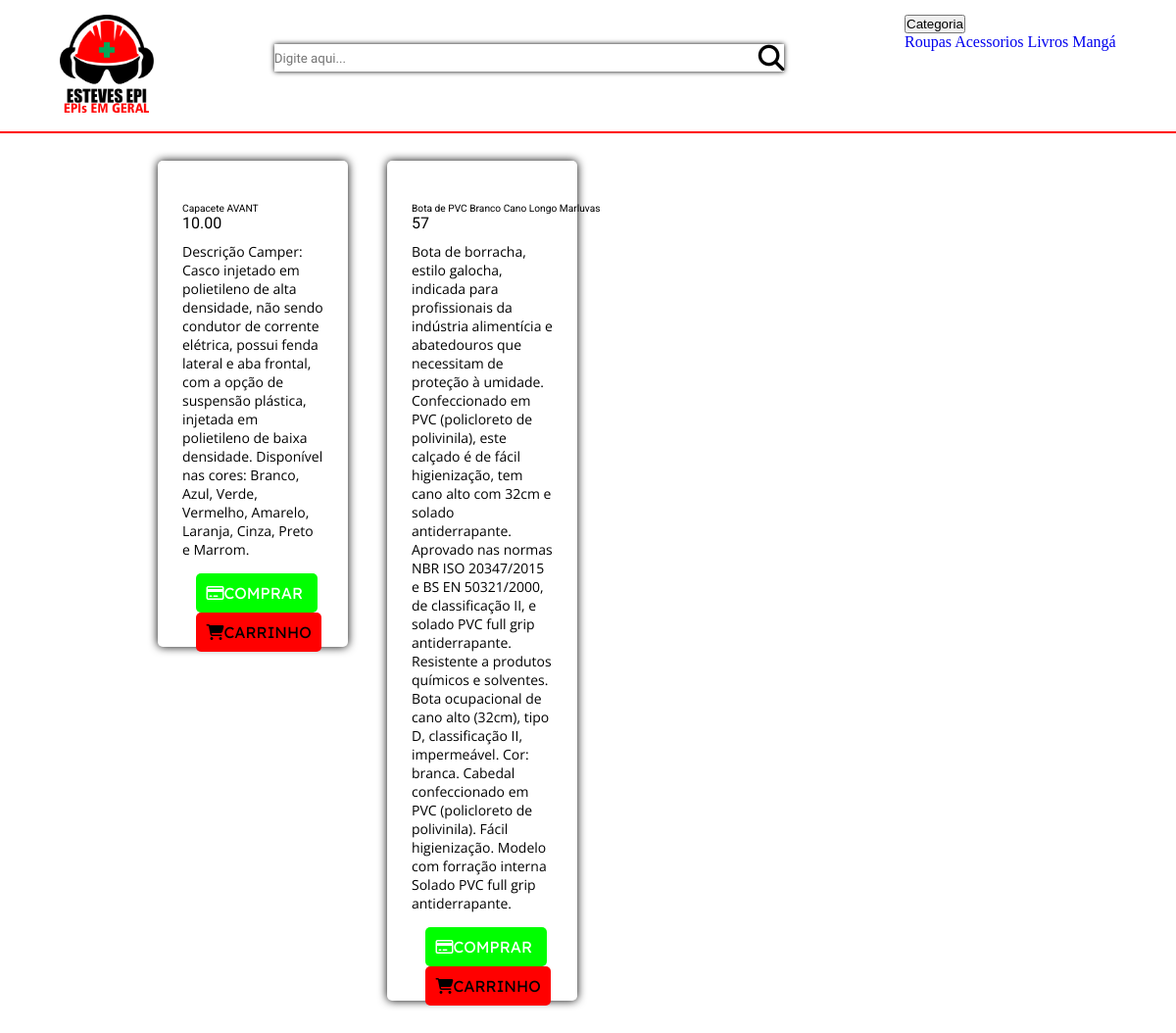
The page /php/carrinho.php on the database its author committed.
### tables this page shows
CREATE TABLE `produtos` (
  `id` int(11) NOT NULL,
  `nome` varchar(255) DEFAULT NULL,
  `marca` varchar(255) DEFAULT NULL,
  `tamanho` varchar(255) DEFAULT NULL,
  `categoria` varchar(255) DEFAULT NULL,
  `info` text DEFAULT NULL,
  `preco` varchar(255) DEFAULT NULL,
  `img` varchar(255) DEFAULT NULL,
  `quant` int(11) NOT NULL
);

### php/carrinho.php (the view, shortened to what this page needs)
<!DOCTYPE html>
<html lang="pt-BR">
    <head>
        <link rel="stylesheet" href="../css/estilo_base_css.css">
        <link rel="stylesheet" href="../css/card_p.css">
    </head>
    <body>
        <nav>
        <a href="../index.php"><img src="../img/logo esteves epi.png" class="logo"></a>
            <div class="camp_search">
                <form action="php/pesquisa.php" method="get">
                <input type="text" name="s" id="search" placeholder="Digite aqui...">
                    <button type="submit" style="background-color: transparent; color: transparent; border: 0px;"><i class="fa-solid fa-magnifying-glass fa-2xl" style="color: black; cursor: pointer;"></i></button>
                </form>
            </div>
                <div class="drop_conteiner">
                    <button id="btt_drop">Categoria</button>
                        <div class="conteudo_drop">
                            <a href="#">Roupas</a>
                            <a href="#">Acessorios</a>
                            <a href="#">Livros</a>
                            <a href="php/pesquisa.php" name="vitor">Mangá</a>
                        </div>
                </div>
        </nav>
        <div class="container">
        <?php
            $dbh = new PDO('mysql:host=localhost;dbname=epi', 'root', '');
            $sth = $dbh->prepare('SELECT * FROM produtos');
            $sth->execute();
            $resultados = $sth->fetchAll(PDO::FETCH_ASSOC);
            foreach($resultados as $i) {
                ?>
                    <div class="produto">
                        <p class="nome_p"><?php echo$i['nome']; ?></p>
                        <p class="preco_p"><?php echo$i['preco']; ?></p>
                        <p class="desc_p"><?php echo $i['info']; ?></p>
                        <span><a href="php/produto.php?id=<?php echo $i['id']; ?>" class="sell"><i class="fa-regular fa-credit-card" style="color: #ffffff;"></i>COMPRAR</a></span>
                        <span><a href="php/carrinho.php?id=<?php echo $i['id']; ?>" class="add_car"><i class="fa-solid fa-cart-shopping" style="color: #000000;"></i>CARRINHO</a></span>
                    </div>
                <?Php
            }
            ?>
        </div>
    </body>
</html>

### css/estilo_base_css.css (style rules this page uses)
* { margin: 0; padding: 0; }
:root { --color_txt: black; }
i { color: red; }
nav { background-color: white; border-bottom: 2px solid red; display: flex; padding: 15px 0px 15px 0px; justify-content: space-around; }
a { text-decoration: none; }
.camp_search { width: max-content; height: max-content; margin-top: 2.5%; box-shadow: 0px 0px 5px 0px; }
#search { width: 40vw; height: 3.5vh; border: none; background-color: transparent; outline: none; font-family: 'Heebo', sans-serif; padding-right: 10px; }
.logo { height: 100px; width: auto; }

### css/card_p.css (style rules this page uses)
.container { padding: 0vw 16vw; height: max-content; margin-top: 1vh; margin-bottom: 25px; display: flex; justify-content: flex-start; flex-wrap: wrap; }
.produto { height: max-content; width: 12vw; padding: 25px; border-radius: 5px; box-shadow: 0px 0px 10px 0px black; background-color: white; margin: 20px; }
.nome_p { font-size: 0.85vw; width: 250px; font-family: 'Roboto', sans-serif; }
.preco_p { margin-bottom: 10px; width: 230px; height: auto; font-family: 'Roboto', sans-serif; color: black; }
.desc_p { margin-bottom: 25px; font-family: 'Open Sans', sans-serif; font-size: 14px; }
.sell { padding: 10px 60px; background-color: rgb(0, 255, 0); border-radius: 5px; text-decoration: none; color: black; font-family: 'Lexend Deca', sans-serif; color: white; }
span { display: block; }
.add_car { padding: 10px 59.5px; background-color: red; border-radius: 5px; text-decoration: none; color: black; margin-bottom: 10px; position: relative; font-family: 'Lexend Deca', sans-serif; top: 2.5vh; }
@media (max-width: 1600px) { .sell { padding: 10px 15px 10px 10px; background-color: rgb(0, 255, 0); border-radius: 5px; text-decoration: none; color: black; margin-bottom: 10px; left: 12%; position: relative; font-family: 'Lexend Deca', sans-serif; color: white; } }
@media (max-width: 1440px) { .container { padding: 0vw 11.75vw; height: max-content; margin: auto; margin-top: 1vh; margin-bottom: 25px; display: flex; justify-content: flex-start; flex-wrap: wrap; } }
@media (max-width: 1440px) { .sell { padding: 10px 15px 10px 10px; background-color: rgb(0, 255, 0); border-radius: 5px; text-decoration: none; color: black; margin-bottom: 10px; left: 10%; position: relative; font-family: 'Lexend Deca', sans-serif; color: white; } }
@media (max-width: 1440px) { .add_car { padding: 10px; background-color: red; border-radius: 5px; text-decoration: none; color: black; margin-bottom: 10px; left: 10%; position: relative; font-family: 'Lexend Deca', sans-serif; top: 2.5vh; } }

### rows shown on the page
produtos: nome "Capacete AVANT", preco "10.00", info "Descrição Camper: Casco injetado em polietileno de alta densidade, não sendo condutor de corrente elétrica, possui fenda lateral e aba frontal, com a opção de suspensão plástica, injetada em polietileno de baixa densidade. Disponível nas cores: Branco, Azul, Verde, Vermelho, Amarelo, Laranja, Cinza, Preto e Marrom."
produtos: nome "Bota de PVC Branco Cano Longo Marluvas", preco "57", info "Bota de borracha, estilo galocha, indicada para profissionais da indústria alimentícia e abatedouros que necessitam de proteção à umidade. Confeccionado em PVC (policloreto de polivinila), este calçado é de fácil higienização, tem cano alto com 32cm e solado antiderrapante. Aprovado nas normas NBR ISO 20347/2015 e BS EN 50321/2000, de classificação II, e solado PVC full grip antiderrapante. Resistente a produtos químicos e solventes. Bota ocupacional de cano alto (32cm), tipo D, classificação II, impermeável. Cor: branca. Cabedal confeccionado em PVC (policloreto de polivinila). Fácil higienização. Modelo com forração interna Solado PVC full grip antiderrapante."
